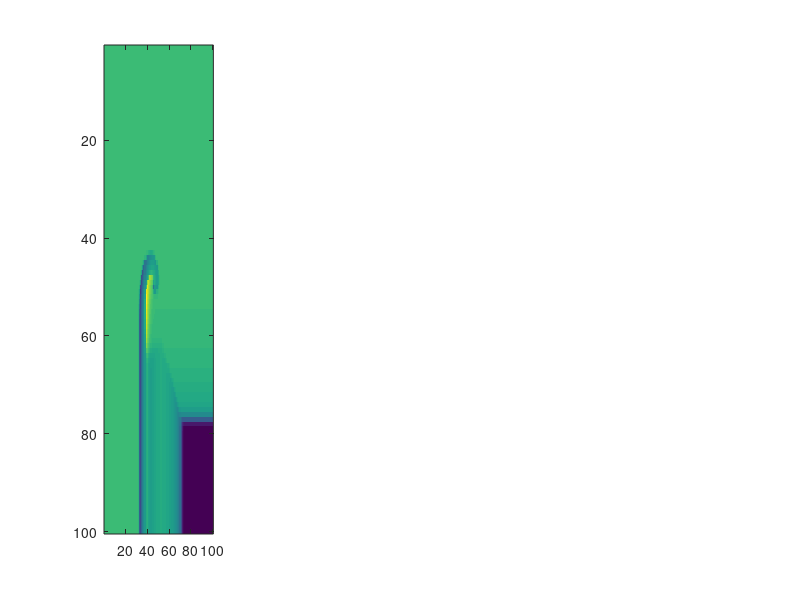

Here is the MATLAB script that generated this plot: (Note: this script raises an error after producing the figure.)
function  Fig_20

clear all;
close all;
fig1=figure('Units','normalized','Position',[0.03 0.25 0.5 0.45],'Color',[1 1 1]);

m = 100; % domain size m x m
dt = 0.01; %time step - note as h in the article

D = 0; % ratio of diffusion coeffcients
t = 0; % initial time

epsilon = 0.02; 
a       = 0.8; 
b       = 0.03;

N =[5 10 15]./dt; % iterations (time moments) to be visualized  
T_max = 20; % the last time moment to be visualized  
N_max = T_max/dt; % the last iteration to be visualized

kkk = 0; 
%- Initial conditions -
lambda1_0 = zeros(m); lambda1_0(:,ceil(m/2)+1:m) = 0.9; % U field
lambda2_0 = zeros(m); lambda2_0(1:ceil(m/2),:)   = 0.9; % V field
mu1_0 = ones(m); mu2_0 = ones(m);  % U and V field accordingly
   

% - Computations -
for i=1:N_max 
    
   mu1_1 = mu1_0 + (f_mu1(mu1_0,mu2_0,lambda1_0,lambda2_0,epsilon,a,b)+Lattice(mu1_0,m))*dt; % v
   mu2_1 = mu2_0 + (g(mu1_0,mu2_0) + D*Lattice(mu2_0,m))*dt;  % v

   lambda1_1 = lambda1_0 + (f_lambda1(lambda1_0,lambda2_0,epsilon,a,b)+Lattice(lambda1_0,m))*dt; % u
   lambda2_1 = lambda2_0 + (g(lambda1_0,lambda2_0) + D* Lattice(lambda2_0,m))*dt;  %u
  
   t = t + dt;
   mu1_0 = mu1_1; mu2_0 = mu2_1;   
   lambda1_0 =lambda1_1; lambda2_0 = lambda2_1; 

Max(i) = max(max(abs(mu2_0)));

% - Perturbation is added randomly max or min at T=10 for nodes  45:55 and 70:80 -
rng(3); % to reproduce the exact noise use rng function
a1 = 45; b1 = 55; a2 = 75;  b2 = 85; tasku_kiekis = 20;
r1 = randi([a1 b1],tasku_kiekis,1);
r2 = randi([a2 b2],tasku_kiekis,1);
A = [1,-1]; r3 = A(randi([1,2],tasku_kiekis,1)); r3=r3';
if i==1000
 for ii=1:tasku_kiekis; mu2_0(r1(ii),r2(ii)) = r3(ii)*Max(i); end    
end 

% - Vizualization of the dynamics of mu2 - 
figure(fig1);
if  ismember(i,N) || i==N_max
    kkk =kkk+1;    
    sub(kkk)=subplot(1,4,kkk); 
    imagesc(mu2_0);    

    % - Symetric colorbar in each subplot -
    Color_Lim = sub(kkk).CLim; % paimam colorbar ribas
    max_abs_color = max(abs(Color_Lim));
    sub(kkk).CLim = [-max_abs_color max_abs_color];

    colormap(bluewhitered(256));     
    colorbar('FontName','Times New Roman','FontSize',20);
    set(gca,'XTickLabel',[]); set(gca,'YTickLabel',[]);
end

end
 
%- Vizualization cosmetics -
%- Subplot positions: fig1 -
 pos1 = get(sub(1),'Position'); set(sub(1),'Position',[pos1(1)-0.11 pos1(2)+0.04 pos1(3)+0.02 pos1(4)-0.18]); %[left buttom ]
 pos2 = get(sub(2),'Position'); set(sub(2),'Position',[pos2(1)-0.11 pos2(2)+0.04 pos2(3)+0.02 pos2(4)-0.18]); %[left buttom ]
 pos3 = get(sub(3),'Position'); set(sub(3),'Position',[pos3(1)-0.11 pos3(2)+0.04 pos3(3)+0.02 pos3(4)-0.18]); %[left buttom ]
 pos4 = get(sub(4),'Position'); set(sub(4),'Position',[pos4(1)-0.11 pos4(2)+0.04 pos3(3)+0.02 pos3(4)-0.18]); %[left buttom ]
 clear pos1 pos2 pos3 pos4;

%- Subplot annotations -
annotation(fig1,'textbox',[0.08 0.1 0.055 0.055],'String',{'(a)'},'FontName',...
           'Times New Roman','FontSize',40,'FitBoxToText','off','LineStyle','none');

annotation(fig1,'textbox',[0.08+0.205 0.1 0.055 0.055],'String',{'(b)'},'FontName',...
            'Times New Roman','FontSize',40,'FitBoxToText','off','LineStyle','none');

annotation(fig1,'textbox',[0.08+0.205+0.205 0.1 0.055 0.055],'String',{'(c)'},'FontName',...
            'Times New Roman','FontSize',40,'FitBoxToText','off','LineStyle','none');

annotation(fig1,'textbox',[0.08+0.205+0.205+0.205 0.1 0.055 0.055],'String',{'(d)'},'FontName',...
            'Times New Roman','FontSize',40,'FitBoxToText','off','LineStyle','none');

%- Functions used in computations -
function [out_data] = Lattice(in_data,in_m)       
data_temp = Shift(in_data,in_m);
out_data    = (data_temp.k +  data_temp.d +  data_temp.v +  data_temp.a) - 4* in_data;              
end

function [outM] = Shift(inM,in_m)
outM.k = zeros(in_m); % left neighbor 
outM.d = zeros(in_m); % right neighbor
outM.v = zeros(in_m); % upper neighbor
outM.a = zeros(in_m); % bottom neighbor

% no-flux boundary conditions
outM.k = circshift(inM,[ 0  1]); outM.k(:,1)=outM.k(:,2); 
outM.d = circshift(inM,[ 0 -1]); outM.d(:,end)=outM.d(:,end-1); 
outM.v = circshift(inM,[ 1  0]); outM.v(1,:)=outM.v(2,:); 
outM.a = circshift(inM,[-1  0]); outM.a(end,:)=outM.a(end-1,:);  
end 

%- f(u,v) mu1 -
 function [out_mu1] = f_mu1(in_mu1,in_mu2,in_lambda1,in_lambda2,in_epsilon,in_a,in_b) 
 out_mu1 = (1/in_epsilon)*((1-2*in_lambda1).*(in_lambda1-(1/in_a)*(in_lambda2+in_b)).*in_mu1+in_lambda1.*(1-in_lambda1).*(in_mu1-(1/in_a)*in_mu2));
 end 
 
 %- f(u,v) lambda1 - 
 function [out_lambda1] = f_lambda1(in_lambda1,in_lambda2,in_epsilon,in_a,in_b) 
 out_lambda1 = (1/in_epsilon)*in_lambda1.*(1-in_lambda1).*(in_lambda1-(1/in_a)*(in_lambda2+in_b));
 end 
 
  %- g(u,v) lambda2 and mu2 - 
 function [out_data] = g(in_data1,in_data2) 
 out_data = in_data1-in_data2;
 end 

end



